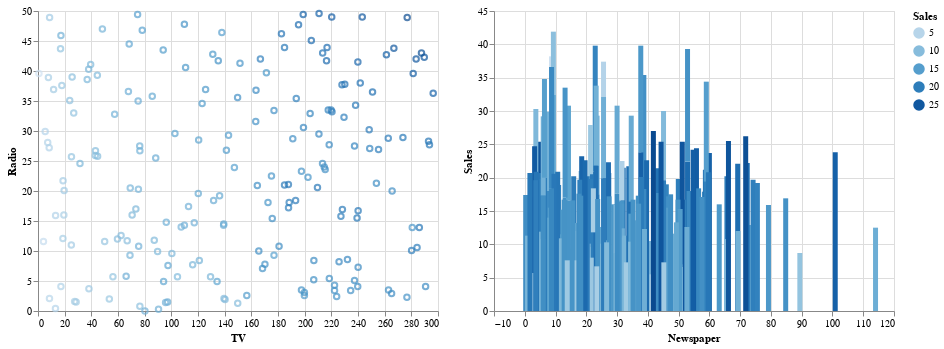

Here is the notebook cell this chart was saved with:
### Code cell
sp= alt.Chart(df58).mark_point().encode(
    x=('TV'), #assigning the TV Budget on the x-axis
    y=('Radio'), #assigning the Radio on the Y-axis
    color='Sales', #assigning color to Sales
)

bp=alt.Chart(df58).mark_bar().encode(
     x=('Newspaper'), #assign the Newspaper on the x-axis
    y=('Sales'),#assign the sales on Y-axis
    color='Sales' #assigning color to sales
).interactive()

alt.hconcat(sp, bp) #concatenate two plots

### Figure 1 — Vega-Lite specification as saved in the notebook (floating-point values rounded to 4 significant figures; data arrays with more than 128 entries replaced by an {"elided": "..."} marker saying what was removed)
{"config": {"view": {"continuousWidth": 400, "continuousHeight": 300}}, "hconcat": [{"mark": "point", "encoding": {"color": {"field": "Sales", "type": "quantitative"}, "x": {"field": "TV", "type": "quantitative"}, "y": {"field": "Radio", "type": "quantitative"}}}, {"mark": "bar", "encoding": {"color": {"field": "Sales", "type": "quantitative"}, "x": {"field": "Newspaper", "type": "quantitative"}, "y": {"field": "Sales", "type": "quantitative"}}, "selection": {"selector003": {"type": "interval", "bind": "scales", "encodings": ["x", "y"]}}}], "data": {"name": "data-4057965ab3635d5746a855f7786f82a6"}, "$schema": "https://vega.github.io/schema/vega-lite/v4.17.0.json", "datasets": {"data-4057965ab3635d5746a855f7786f82a6": {"elided": "200 records"}}}
